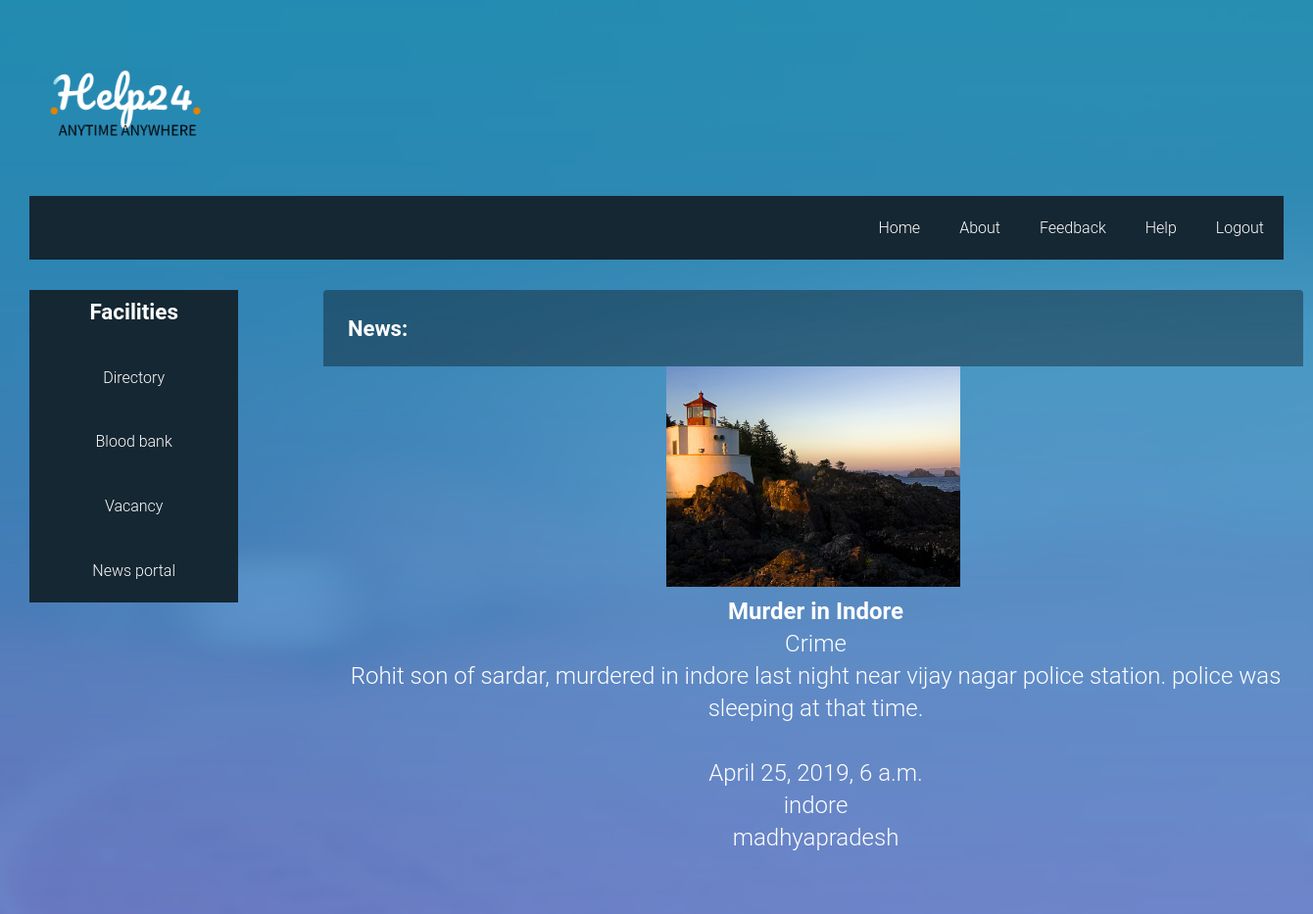
Page /news/bnews/10 (signed in) on the committed database.
### news/models.py (models this page shows, shortened)
class Newsinfo(models.Model):
	News_entry = models.CharField(max_length=50)
	news = models.ForeignKey(News, on_delete=models.CASCADE)
	data = models.CharField(max_length=2000)
	image = models.ImageField()
	date = models.DateTimeField()
	city = models.CharField(max_length=50)
	state = models.CharField(max_length=50)

class News(models.Model):
	news_type = models.CharField(max_length=50)
	def __str__(self):
		return self.news_type

### news/views.py (the view)
# urls.py: path('bnews/<int:pk>',views.breakingnewsdata,name="breakingnewsdata"),
def breakingnewsdata(request, pk):
	if('loginstatus' not in request.session):
		return redirect('../../../relogin/')
	else:
		data=Newsinfo.objects.filter(city__iexact=request.session['mycity'])
		data=data.filter(news=pk);
		print(data.query)
		context={
			"d":data
		}
		return render(request,'breakingnewsdata.html', context)

### news/templates/breakingnewsdata.html (shortened to what this page needs)
{% load static %}
<!DOCTYPE html>
<html lang="en-US">
   <head>
      <link rel="stylesheet" href="{% static 'css/components.css'%}">
      <link rel="stylesheet" href="{% static 'css/icons.css'%}">
      <link rel="stylesheet" href="{% static 'css/responsee.css'%}">
      <link rel="stylesheet" href="{% static 'css/template-style.css'%}">
        <link rel="stylesheet" href="{% static 'font-awesome/css/font-awesome.min.css'%}">
        <link rel="stylesheet" href="{% static 'css/form-elements.css'%}">
        <link rel="stylesheet" href="{% static 'css/style.css'%}">
        <link rel="stylesheet" href="{% static 'css/soni_ji_ke_buttons.css'%}">
   </head>
   <body class="size-1520" background="{% static 'images/1.jpg'%}">
            <div class="box" style="background: transparent;">
               <div class="s-12 l-2" >
                  <img class="full-img logo" src="{% static 'images/help24logo.png'%}">
               </div>
         <div class="line">
            <nav>
               <div class="top-nav">
                  <ul class="right">
                     <li><a href="{%url 'home'%}">Home</a></li>
                     <li>
                        <a href="{%url 'About'%}">About</a>
                     </li>
                     <li>
                        <a href="{%url 'feedback'%}">Feedback</a>
                     </li>
                     <li>
                        <a href="{%url 'help'%}">Help</a>
                     </li>
                     <li>
                        <a href="{%url 'log'%}">Logout</a>
                     </li>
                  </ul>
               </div>
            </nav>
         </div>
      <div class="line" >
         <div class="box margin-bottom" style="background: transparent;">
            <div class="margin2x">
               <aside class="s-12 m-4 l-3 xl-2" style="background-color: #152732">
                  <h4 class="margin-bottom" style="background-color: #152732"><b><font color="White">Facilities</b></h4>
                  <div class="aside-nav minimize-on-small" style="background-color: #152732">
                     <ul style="background-color: #152732">
                        <li>
                           <a href="{%url 'directory'%}"><font color="White">Directory</font></a>
                        </li>
                        <li>
                           <a href="{%url 'bloodbank'%}"><font color="White">Blood bank</font></a>
                        </li>
                        <li>
                           <a href="{%url 'job'%}"><font color="White">Vacancy</font></a>
                        </li>
                        <li>
                           <a href="{%url 'newsuser'%}"><font color="White">News portal</font></a>
                        </li>
                     </ul>
                  </div>
               </aside>
               <div class="form-box" style="width: 1000px; margin-left:300px; margin-top: 10px;">
                                <div class="form-top">
                                    <div class="form-top-left">
                                        <h3><b>News:</b></h3>
                                    </div>
                                </div>
                        {% for dd in d %}
                          <div id="row">
                  <div class="col-sm-4">
                     <div id="image" style="">
                        <img src="../../media/{{dd.image}}" height="auto" width="30%;" />
                     </div>
                  </div>
                </div>
                <div id="row">
                  <div class="col-sm-12">
                     <div id="texts" style="float:right; margin-left: 5px">
                        <font size="5px" >
                           <b>{{dd.News_entry}}</b>
                           <br>{{dd.news}}
                           <br/>{{dd.data}}
                           <br/>{{dd.Time}}
                           <br/>{{dd.date}}
                           <br/>{{dd.city}}
                           <br/>{{dd.state}}
                        </font>
                      </div>
                    </div>
                </div>
</div>
</div>
      {%endfor%}
   </body>
</html>

### static/css/template-style.css (style rules this page uses)
img.logo { max-width: 170px; }

### static/css/style.css (style rules this page uses)
body { font-family: 'Roboto', sans-serif; font-size: 16px; font-weight: 300; color: #888; line-height: 30px; text-align: center; }
a, a:hover, a:focus { color: #19b9e7; text-decoration: none; -o-transition: all .3s; -moz-transition: all .3s; -webkit-transition: all .3s; -ms-transition: all .3s; transition: all .3s; }
h3 { font-size: 22px; font-weight: 300; color: #555; line-height: 30px; }
img { max-width: 100%; }
.form-box { margin-top: 70px; }
.form-top { overflow: hidden; padding: 0 25px 15px 25px; background: #444; background: rgba(0, 0, 0, 0.35); -moz-border-radius: 4px 4px 0 0; -webkit-border-radius: 4px 4px 0 0; border-radius: 4px 4px 0 0; text-align: left; }
.form-top-left { float: left; width: 75%; padding-top: 25px; }
.form-top-left h3 { margin-top: 0; color: #fff; }

### rows in the picture
Newsinfo: image (picture), News_entry "Murder in Indore", news "Crime", data "Rohit son of sardar, murdered in indore last night near vijay nagar police station. police was sleeping at that time.", date "April 25, 2019, 6 a.m.", city "indore", state "madhyapradesh"
